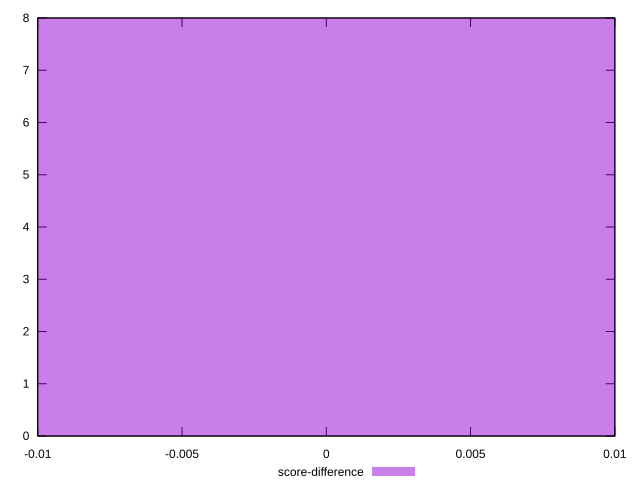

This figure's gnuplot source:
reset

$scoreDifference <<EOF
0 8
EOF

set key outside below
set boxwidth 0.1
set xrange [-0.01:0.01]
set yrange [0:8]
set trange [0:8]
set style fill transparent solid 0.5 noborder
set terminal svg size 640, 490 enhanced background rgb 'white'
set output "report/report_00029_2021-02-24T13-36-40.390Z/speed-index/samples/astro/score-difference/histogram.svg"

plot $scoreDifference title "score-difference" with boxes

reset
